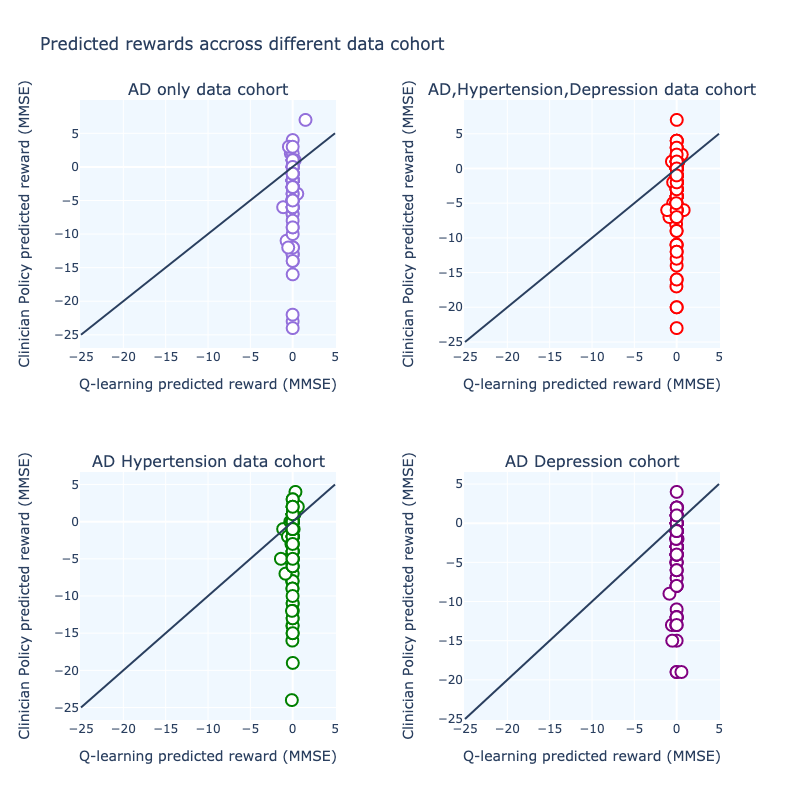

Reproduce this figure in Python.
import numpy as np
import pandas as pd
import random
from random import shuffle
from collections import Counter

pd.options.display.float_format = '{:.2f}'.format

ad= pd.read_csv('ad_only.csv', low_memory=False)
ad_hyp_dep= pd.read_csv('ad_hyp_dep.csv', low_memory=False)
ad_hyp= pd.read_csv('ad-hyp.csv', low_memory=False)
# whole= pd.read_csv('whole_only.csv', low_memory=False)
ad_dep= pd.read_csv('ad_dep.csv', low_memory=False)

lis={0:ad, 1:ad_hyp_dep, 2:ad_hyp, 3:ad_dep}
lis1=["AD only data cohort", "AD,Hypertension,Depression data cohort", "AD Hypertension data cohort", "AD Depression cohort"]


import plotly.graph_objects as go
import plotly.express as px
from plotly.subplots import make_subplots

df=lis[0]
x=df.reward_q
y1=df.reward

fig = make_subplots(rows=2, cols=2, subplot_titles=lis1,horizontal_spacing = 0.2, vertical_spacing=0.2)

fig.add_trace(go.Scatter(x=lis[0].reward_q,
                          y=lis[0].reward,
                        mode='markers',
    marker=dict(
            color='white',
            size=12,
            line=dict(
                color='MediumPurple',
                width=2
            )
        ),
                        ), row=1,col=1)
fig.add_trace(go.Scatter(x=lis[1].reward_q,
                          y=lis[1].reward,
                        mode='markers',

    marker=dict(
            color='white',
            size=12,
            line=dict(
                color='red',
                width=2
            )
        ),
                            ),row=1,col=2)
fig.add_trace(go.Scatter(x=lis[2].reward_q,
                          y=lis[2].reward,
                            mode='markers',
    marker=dict(
            color='white',
            size=12,
            line=dict(
                color='green',
                width=2
            )
        ),
                            ),row=2,col=1)
fig.add_trace(go.Scatter(x=lis[3].reward_q,
                          y=lis[3].reward,
                            mode='markers',

    marker=dict(
            color='white',
            size=12,
            line=dict(
                color='purple',
                width=2
            )
        ),
                            ),row=2,col=2)
fig.add_shape(type="line",
              x0=-25, 
              y0=-25, 
              x1=5, 
              y1=5,
              row=1,
              col=1)
              
fig.add_shape(type="line",
              x0=-25, 
              y0=-25, 
              x1=5, 
              y1=5,
              row=1,
              col=2)

fig.add_shape(type="line",
              x0=-25, 
              y0=-25, 
              x1=5, 
              y1=5,
              row=2,
              col=1)
fig.add_shape(type="line",
              x0=-25, 
              y0=-25, 
              x1=5, 
              y1=5,
              row=2,
              col=2)
# fig.update_traces(marker=dict(
#             color='white',
#             size=12,
#             # line=dict(
#             #     color='blue',
#             #     width=2
#             # )
#         ),
#                   selector=dict(mode='markers'))
                            
fig.update_yaxes(tick0=-25, dtick=5)
fig.update_xaxes(tick0=-25, dtick=5)
# Update xaxis properties
fig.update_xaxes(title_text="Q-learning predicted reward (MMSE)", row=1, col=1)
fig.update_xaxes(title_text="Q-learning predicted reward (MMSE)", row=1, col=2)
fig.update_xaxes(title_text="Q-learning predicted reward (MMSE)", row=2, col=1)
fig.update_xaxes(title_text="Q-learning predicted reward (MMSE)", row=2, col=2)

# Update yaxis properties
fig.update_yaxes(title_text="Clinician Policy predicted reward (MMSE)", row=1, col=1)
fig.update_yaxes(title_text="Clinician Policy predicted reward (MMSE)", row=1, col=2)
fig.update_yaxes(title_text="Clinician Policy predicted reward (MMSE)", row=2, col=1)
fig.update_yaxes(title_text="Clinician Policy predicted reward (MMSE)", row=2, col=2)


fig.update_layout(height=800, width=800,plot_bgcolor='aliceblue', title_text="Predicted rewards accross different data cohort",showlegend=False)

fig.write_image("just_test.png")
fig.show()

'''

import matplotlib.pyplot as plt
# ax1 = result.plot(kind='scatter', x='reward_q', y='reward')    
# ax1.set_xlim(-25,5)
# # ax2 = result.plot(kind='scatter', x='reward', y='reward_q', color='g', ax=ax1)    
# plt.savefig('ad_only_w_reward.png')
# plt.show()
# fig=df.plot(x="index", kind="bar", stacked=True, title="States Actions Count", figsize=(15, 10))
for counter in range(4):
    # a=lis[counter]
    ax=plt.subplot(2,2,counter+1)
    ax.set_xlim(-25,5)
    ax.plot([0, 1], [0, 1], transform=ax.transAxes)
    fig=lis[counter].plot( kind="scatter",  x='reward_q', y='reward',facecolors='none',title=f"{lis1[counter]} data cohort", figsize=(15, 10),s=25,ax=ax)
    curr=lis[counter]
    fig.fill_between(curr.reward_q, curr.reward_q.mean() - 2*curr.reward_q.std(), curr.reward_q.mean() + 2*curr.reward_q.std(), color='red', alpha=0.2)
    fig.set_facecolor('#D3D3D3')
    fig.set_xlabel("Q-learning predicted reward (MMSE)")
    fig.set_ylabel("Behavior Policy Predicted reward (MMSE)")
    plt.tight_layout()

    # fig=row.T.plot( kind="bar",  title="States Actions Count",color={'No':["b"], 'In':["b"],'Na':["b"],'Hy':["b"],'Ni':["b"],'So':["b"],'No_ai':["r"],'In_ai':["r"],'Na_ai':["r"],'Hy_ai':["r"],'Ni_ai':["r"],'So_ai':["r"]}, figsize=(15, 10))
    # plt.ylim(0,900)
    # fig.set_figheight(10)
    # fig.set_figwidth(15)
    # plt.xlabel("actions")
    # plt.ylabel("counts")

    # plt.show()
plt.savefig('final_test1.png')
    # plt.show()
    # fig.clf()
    # fig.show()

'''
